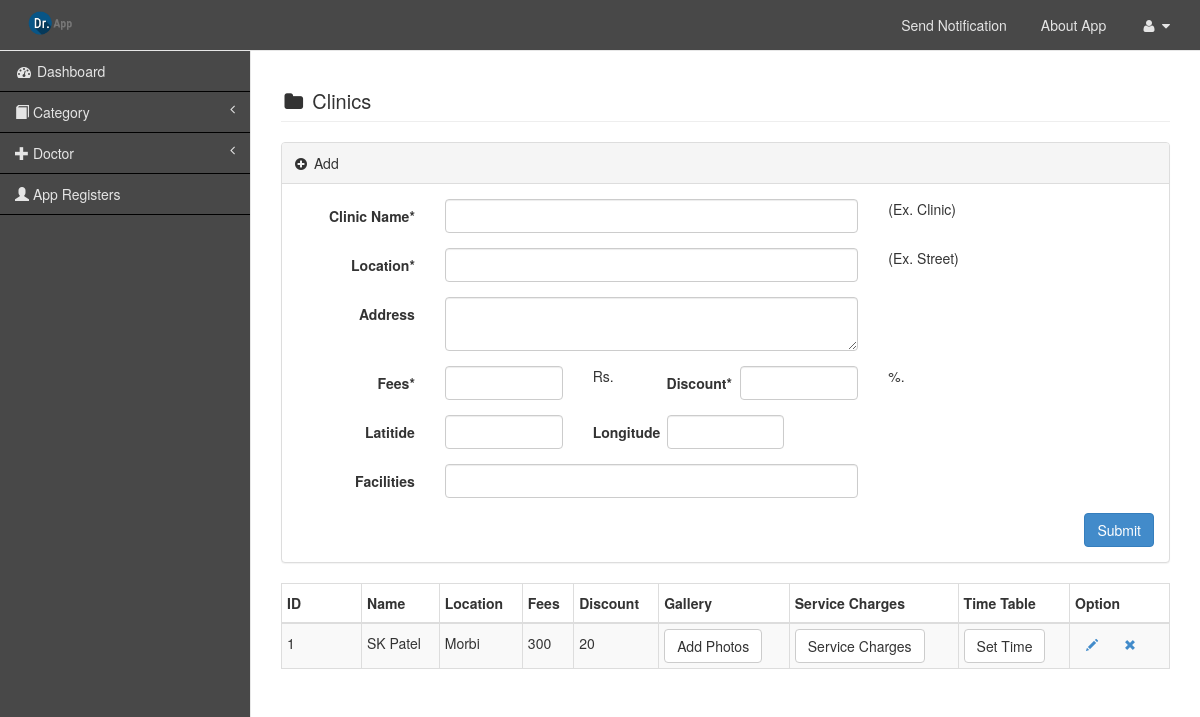
The app's page /Source/index.php?component=clinic&action=list&dr_id=1 (signed in) with its own data.
### tables this page shows
CREATE TABLE IF NOT EXISTS `clinics` (
  `cl_id` int(11) NOT NULL AUTO_INCREMENT,
  `dr_id` int(11) NOT NULL,
  `cl_name` varchar(200) NOT NULL,
  `cl_location` varchar(300) NOT NULL,
  `cl_address` varchar(300) NOT NULL,
  `cl_phone` varchar(15) NOT NULL,
  `cl_latitude` varchar(50) NOT NULL,
  `cl_longitude` varchar(50) NOT NULL,
  `cl_fees` double NOT NULL,
  `cl_discount` double NOT NULL,
  `cl_facilities` longtext NOT NULL,
  PRIMARY KEY (`cl_id`)
);

### Source/views/clinic/list.php (the view, shortened to what the rows shown need)
<!DOCTYPE html>
<html>
<head>
<?php echo common::load_view("common","head"); ?>
<link href="<?=ADMIN_THEME ?>css/jquery-ui.css" rel="stylesheet">
</head>
<body>
    <div id="wrapper">
        <div id="page-wrapper">
<div class="row">
<div class="col-lg-12">
<h1 class="page-header"><i class="fa fa-folder fa-fw"></i> Clinics
</h1>
</div>
</div>
<div class="row">
    <div class="col-md-12">
<div class="table-responsive">
                                <table class="table table-striped table-bordered table-hover" id="dataTables-example" >
                                    <thead>
                                        <tr>
                                            <th style="width: 80px;">ID</th>
                                            <th>Name</th>
                                            <th>Location</th>
                                            <th>Fees</th>
                                            <th>Discount</th>
                                            <th>Gallery</th>
                                            <th>Service Charges</th>
                                            <th>Time Table</th>
                                            <th  style="width: 100px;">Option</th>
                                        </tr>
                                    </thead>
                                    <tbody>
                                    <? foreach($data as $d){ ?>
                                        <tr class="odd gradeX">
                                            <td><?=$d["cl_id"]; ?></td>
                                            <td><?=$d["cl_name"]; ?></td>
                                            <td><?=$d["cl_location"]; ?></td>
                                            <td><?=$d["cl_fees"]; ?></td>
                                            <td><?=$d["cl_discount"]; ?></td>
                                            <td><a href="<?=common::get_component_link(array("clinic","photos"),array("cl_id"=>$d["cl_id"]))?>" class="btn btn-default">Add Photos</a></td>
                                            <td><a href="<?=common::get_component_link(array("clinic","services"),array("cl_id"=>$d["cl_id"],"dr_id"=>common::get_control_value("dr_id")))?>" class="btn btn-default">Service Charges</a></td>
                                            <td><a href="<?=common::get_component_link(array("clinic","timetable"),array("cl_id"=>$d["cl_id"],"dr_id"=>common::get_control_value("dr_id")))?>" class="btn btn-default">Set Time</a></td>
                                            <td class="center">
                                             <a href="<?=common::get_component_link(array('clinic','edit'),array("id"=>$d['cl_id'])); ?>" class="btn btn-sm" title="Edit"><i class="glyphicon glyphicon-pencil"></i></a>
										      <a href="<?=common::get_component_link(array('clinic','delete'),array("id"=>$d['cl_id'])); ?>" class="btn btn-sm"  title="Delete"><i class="glyphicon glyphicon-remove"></i></a>
                                            </td>
                                        </tr>
                                     <? } ?>
                                    </tbody>
                                </table>
                            </div>
    </div>
</div>
			</div>
                  </div>
<?php echo common::load_view("common","load_editor"); ?>
</body>
</html>

### records on screen
clinics: cl_id "1", cl_name "SK Patel", cl_location "Morbi", cl_fees "300", cl_discount "20"
